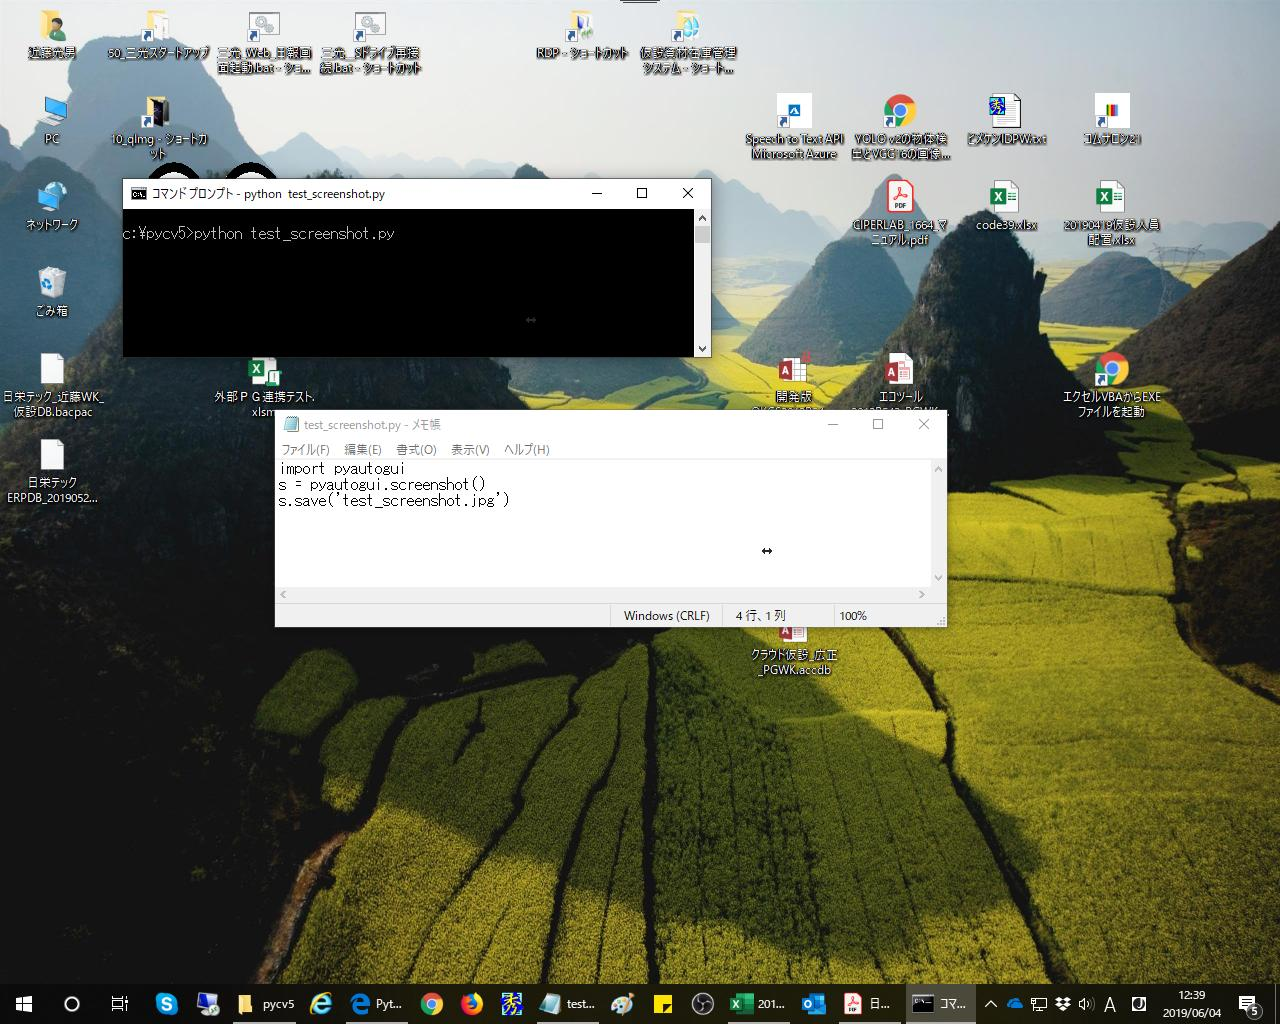

Reproduce this figure in Python.
import pyautogui         
s = pyautogui.screenshot()
s.save('test_screenshot.jpg')
